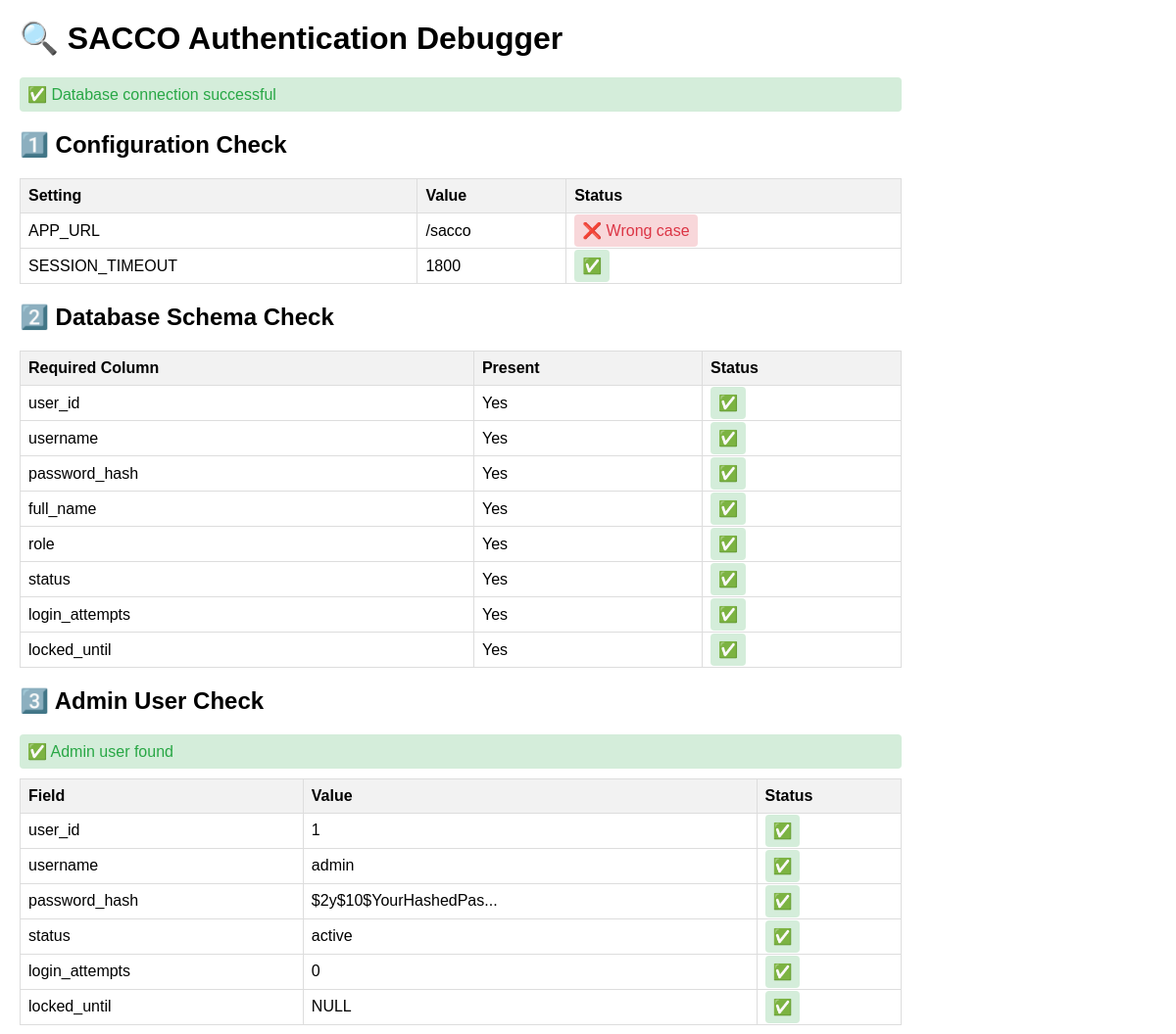
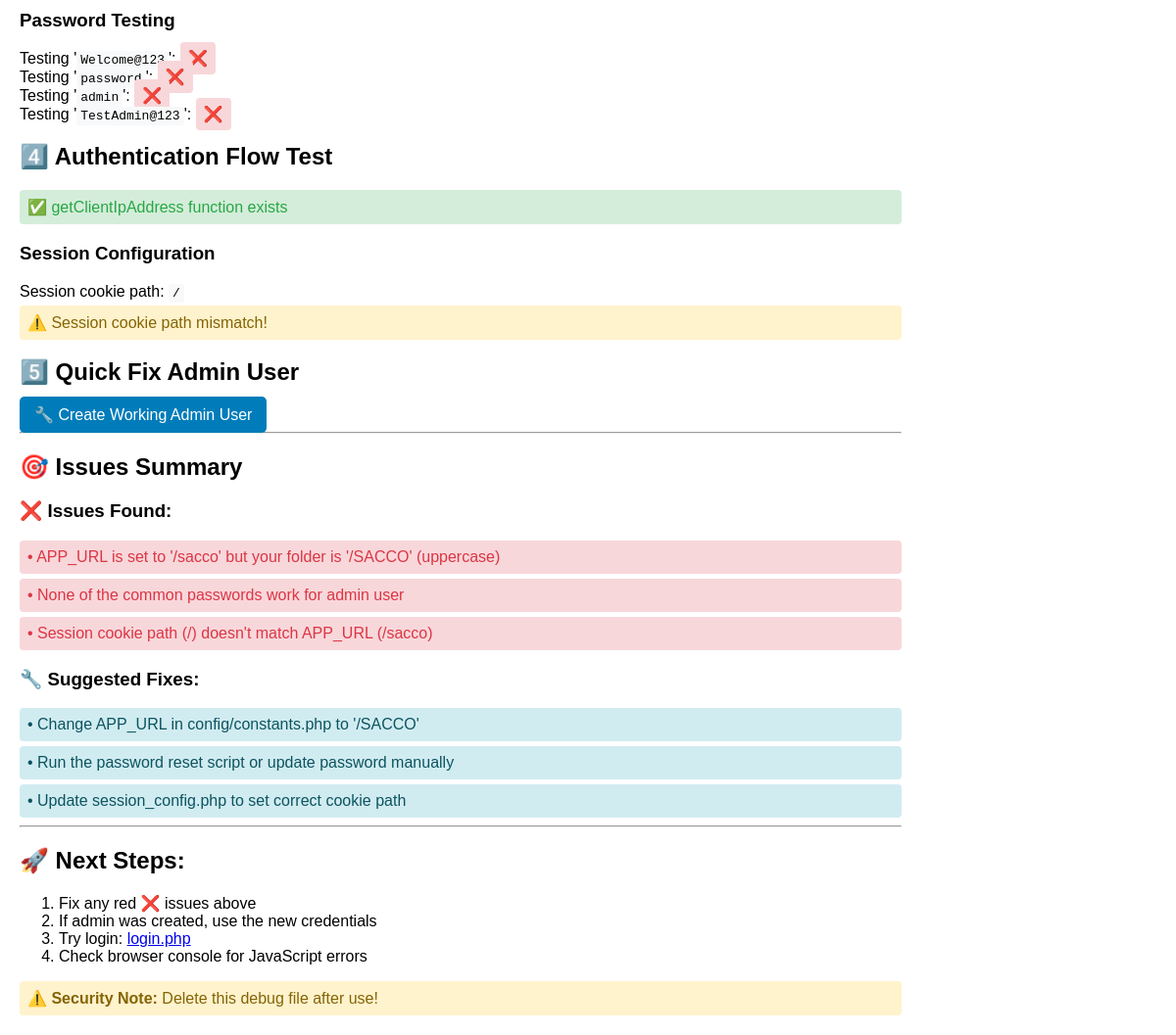
Page /debug_auth.php on the committed database (2 pictures, top to bottom).
### tables this page shows
CREATE TABLE users (
    user_id INT PRIMARY KEY AUTO_INCREMENT,
    username VARCHAR(50) UNIQUE NOT NULL,
    email VARCHAR(100) UNIQUE NOT NULL,
    password_hash VARCHAR(255) NOT NULL,
    full_name VARCHAR(100) NOT NULL,
    phone VARCHAR(15),
    role ENUM('admin','manager','accountant','loan_officer','cashier','member','audit') NOT NULL,
    status ENUM('active','inactive','suspended','deleted') DEFAULT 'active',
    last_login TIMESTAMP NULL,
    login_attempts INT DEFAULT 0,
    locked_until TIMESTAMP NULL,
    last_failed_login TIMESTAMP NULL,
    password_changed_at TIMESTAMP NULL,
    last_login_ip VARCHAR(45) DEFAULT NULL,
    biometric_data LONGBLOB,
    biometric_enabled BOOLEAN DEFAULT FALSE,
    two_factor_enabled BOOLEAN DEFAULT FALSE,
    two_factor_method ENUM('sms','email','app') DEFAULT 'sms',
    created_by INT,
    created_at TIMESTAMP DEFAULT CURRENT_TIMESTAMP,
    updated_at TIMESTAMP DEFAULT CURRENT_TIMESTAMP ON UPDATE CURRENT_TIMESTAMP,
    FOREIGN KEY (created_by) REFERENCES users(user_id),
    INDEX idx_username (username),
    INDEX idx_status (status),
    INDEX idx_role (role)
);

### debug_auth.php (the view, shortened to what this page needs)
<?php
echo '<h1>🔍 SACCO Authentication Debugger</h1>';
$issues = [];
$fixes = [];
try {
    $db = Database::getInstance()->getConnection();
    echo '<div class="success">✅ Database connection successful</div>';
} catch (Exception $e) {
    echo '<div class="error">❌ Database connection failed: ' . htmlspecialchars($e->getMessage()) . '</div>';
    exit;
}
echo '<h2>1️⃣ Configuration Check</h2>';
echo '<table>';
echo '<tr><th>Setting</th><th>Value</th><th>Status</th></tr>';
echo '<tr><td>APP_URL</td><td>' . htmlspecialchars(APP_URL) . '</td><td>' . (APP_URL === '/sacco' ? '<span class="error">❌ Wrong case</span>' : '<span class="success">✅</span>') . '</td></tr>';
echo '<tr><td>SESSION_TIMEOUT</td><td>' . SESSION_TIMEOUT . '</td><td><span class="success">✅</span></td></tr>';
echo '</table>';
if (APP_URL === '/sacco') {
    $issues[] = "APP_URL is set to '/sacco' but your folder is '/SACCO' (uppercase)";
    $fixes[] = "Change APP_URL in config/constants.php to '/SACCO'";
}
echo '<h2>2️⃣ Database Schema Check</h2>';
try {
    $stmt = $db->prepare("DESCRIBE users");
    $stmt->execute();
    $columns = $stmt->fetchAll();
    $columnNames = array_column($columns, 'Field');
    $requiredColumns = ['user_id', 'username', 'password_hash', 'full_name', 'role', 'status', 'login_attempts', 'locked_until'];
    echo '<table>';
    echo '<tr><th>Required Column</th><th>Present</th><th>Status</th></tr>';
    foreach ($requiredColumns as $col) {
        $present = in_array($col, $columnNames);
        echo '<tr><td>' . htmlspecialchars($col) . '</td><td>' . ($present ? 'Yes' : 'No') . '</td><td>' . ($present ? '<span class="success">✅</span>' : '<span class="error">❌</span>') . '</td></tr>';
    }
    echo '</table>';
} catch (Exception $e) {
    echo '<div class="error">❌ Cannot check users table: ' . htmlspecialchars($e->getMessage()) . '</div>';
}
echo '<h2>3️⃣ Admin User Check</h2>';
try {
    $stmt = $db->prepare("SELECT user_id, username, password_hash, status, login_attempts, locked_until FROM users WHERE username = 'admin'");
    $stmt->execute();
    $admin = $stmt->fetch();
    if ($admin) {
        echo '<div class="success">✅ Admin user found</div>';
        echo '<table>';
        echo '<tr><th>Field</th><th>Value</th><th>Status</th></tr>';
        $checks = [
            'user_id' => ['value' => $admin['user_id'], 'status' => !empty($admin['user_id'])],
            'username' => ['value' => $admin['username'], 'status' => $admin['username'] === 'admin'],
            'password_hash' => ['value' => substr($admin['password_hash'], 0, 20) . '...', 'status' => !empty($admin['password_hash'])],
            'status' => ['value' => $admin['status'], 'status' => $admin['status'] === 'active'],
            'login_attempts' => ['value' => $admin['login_attempts'] ?? 'NULL', 'status' => ($admin['login_attempts'] ?? 0) < 5],
            'locked_until' => ['value' => $admin['locked_until'] ?? 'NULL', 'status' => empty($admin['locked_until']) || strtotime($admin['locked_until']) <= time()]
        ];
        foreach ($checks as $field => $check) {
            $statusIcon = $check['status'] ? '<span class="success">✅</span>' : '<span class="error">❌</span>';
            echo "<tr><td>{$field}</td><td>" . htmlspecialchars($check['value']) . "</td><td>{$statusIcon}</td></tr>";
        }
        echo '</table>';
        $testPasswords = ['Welcome@123', 'password', 'admin', 'TestAdmin@123'];
        echo '<h3>Password Testing</h3>';
        $passwordWorked = false;
        foreach ($testPasswords as $testPass) {
            $verified = password_verify($testPass, $admin['password_hash']);
            $icon = $verified ? '<span class="success">✅</span>' : '<span class="error">❌</span>';
            echo "<div>Testing '<code>{$testPass}</code>': {$icon}</div>";
        }
        if (!$passwordWorked) {
            $issues[] = "None of the common passwords work for admin user";
            $fixes[] = "Run the password reset script or update password manually";
        }
    } else {
        echo '<div class="error">❌ Admin user not found</div>';
        $issues[] = "No admin user exists in database";
        $fixes[] = "Create admin user or run setup script";
    }
} catch (Exception $e) {
    echo '<div class="error">❌ Cannot check admin user: ' . htmlspecialchars($e->getMessage()) . '</div>';
}
echo '<h2>4️⃣ Authentication Flow Test</h2>';
try {
    if (function_exists('getClientIpAddress')) {
        echo '<div class="success">✅ getClientIpAddress function exists</div>';
    } else {
        echo '<div class="error">❌ getClientIpAddress function missing</div>';
        $issues[] = "getClientIpAddress function not found in functions.php";
    }
    echo '<h3>Session Configuration</h3>';
    $sessionPath = ini_get('session.cookie_path');
    echo "<div>Session cookie path: <code>{$sessionPath}</code></div>";
    if ($sessionPath !== APP_URL) {
        echo '<div class="warning">⚠️ Session cookie path mismatch!</div>';
        $issues[] = "Session cookie path ({$sessionPath}) doesn't match APP_URL (" . APP_URL . ")";
        $fixes[] = "Update session_config.php to set correct cookie path";
    }
} catch (Exception $e) {
    echo '<div class="error">❌ Auth compatibility check failed: ' . htmlspecialchars($e->getMessage()) . '</div>';
}
echo '<h2>5️⃣ Quick Fix Admin User</h2>';
if (isset($_GET['create_admin'])) {
    try {
        $newPassword = 'FixedAdmin@123';
        $hashedPassword = password_hash($newPassword, PASSWORD_DEFAULT);
        $alterQueries = [
            "ALTER TABLE users ADD COLUMN IF NOT EXISTS login_attempts INT DEFAULT 0",
            "ALTER TABLE users ADD COLUMN IF NOT EXISTS locked_until DATETIME NULL",
            "ALTER TABLE users ADD COLUMN IF NOT EXISTS last_failed_login DATETIME NULL"
        ];
        foreach ($alterQueries as $query) {
            try {
                $db->exec($query);
            } catch (Exception $e) {
                if (strpos($e->getMessage(), 'Duplicate column name') === false) {
                    echo '<div class="warning">⚠️ ' . htmlspecialchars($e->getMessage()) . '</div>';
                }
            }
        }
        $db->prepare("DELETE FROM users WHERE username = 'admin'")->execute();
        $stmt = $db->prepare("
            INSERT INTO users (username, password_hash, full_name, email, role, status, login_attempts, created_at)
            VALUES (?, ?, ?, ?, ?, ?, ?, NOW())
        ");
        $result = $stmt->execute([
            'admin',
            $hashedPassword,
            'System Administrator',
            'admin@sacco.local',
            'admin',
            'active',
            0
        ]);
        if ($result) {
            echo '<div class="success">✅ Admin user created successfully!</div>';
            echo '<div class="info">';
            echo '<strong>Fixed Admin Credentials:</strong><br>';
            echo 'Username: <code>admin</code><br>';
            echo 'Password: <code>' . htmlspecialchars($newPassword) . '</code>';
            echo '</div>';
            if (password_verify($newPassword, $hashedPassword)) {
                echo '<div class="success">✅ Password verification test passed!</div>';
            } else {
                echo '<div class="error">❌ Password verification test failed!</div>';
            }
        }
    } catch (Exception $e) {
        echo '<div class="error">❌ Failed to create admin: ' . htmlspecialchars($e->getMessage()) . '</div>';
    }
} else {
    echo '<a href="?create_admin=1" style="background: #007cba; color: white; padding: 10px 15px; text-decoration: none; border-radius: 5px;">🔧 Create Working Admin User</a>';
}
echo '<hr><h2>🎯 Issues Summary</h2>';
if (empty($issues)) {
    echo '<div class="success">🎉 No major issues found! Try logging in now.</div>';
} else {
    echo '<h3>❌ Issues Found:</h3>';
    foreach ($issues as $issue) {
        echo '<div class="error">• ' . htmlspecialchars($issue) . '</div>';
    }
    echo '<h3>🔧 Suggested Fixes:</h3>';
    foreach ($fixes as $fix) {
        echo '<div class="info">• ' . htmlspecialchars($fix) . '</div>';
    }
}
echo '<hr>';
echo '<h2>🚀 Next Steps:</h2>';
echo '<ol>';
echo '<li>Fix any red ❌ issues above</li>';
echo '<li>If admin was created, use the new credentials</li>';
echo '<li>Try login: <a href="login.php">login.php</a></li>';
echo '<li>Check browser console for JavaScript errors</li>';
echo '</ol>';
echo '<div class="warning">';
echo '<strong>⚠️ Security Note:</strong> Delete this debug file after use!';
echo '</div>';
?>

### debug_auth.php (style rules this page uses)
.success { color: #28a745; background: #d4edda; padding: 8px; border-radius: 4px; margin: 5px 0; }
.error { color: #dc3545; background: #f8d7da; padding: 8px; border-radius: 4px; margin: 5px 0; }
.warning { color: #856404; background: #fff3cd; padding: 8px; border-radius: 4px; margin: 5px 0; }
.info { color: #0c5460; background: #d1ecf1; padding: 8px; border-radius: 4px; margin: 5px 0; }
code { background: #f8f9fa; padding: 2px 4px; border-radius: 3px; }
table { width: 100%; border-collapse: collapse; margin: 10px 0; }
th, td { border: 1px solid #ddd; padding: 8px; text-align: left; }
th { background-color: #f2f2f2; }

### rows in the picture
users: field "username", username "admin", field "status", status "active"

### other values in the picture
APP_URL "/sacco"
SESSION_TIMEOUT "1800"
$col "user_id"
$col "username"
$col "password_hash"
$col "full_name"
$col "role"
$col "status"
$col "login_attempts"
$col "locked_until"
$field "user_id"
$check['value'] "1"
$field "password_hash"
$check['value'] "$2y$10$YourHashedPas..."
$field "login_attempts"
